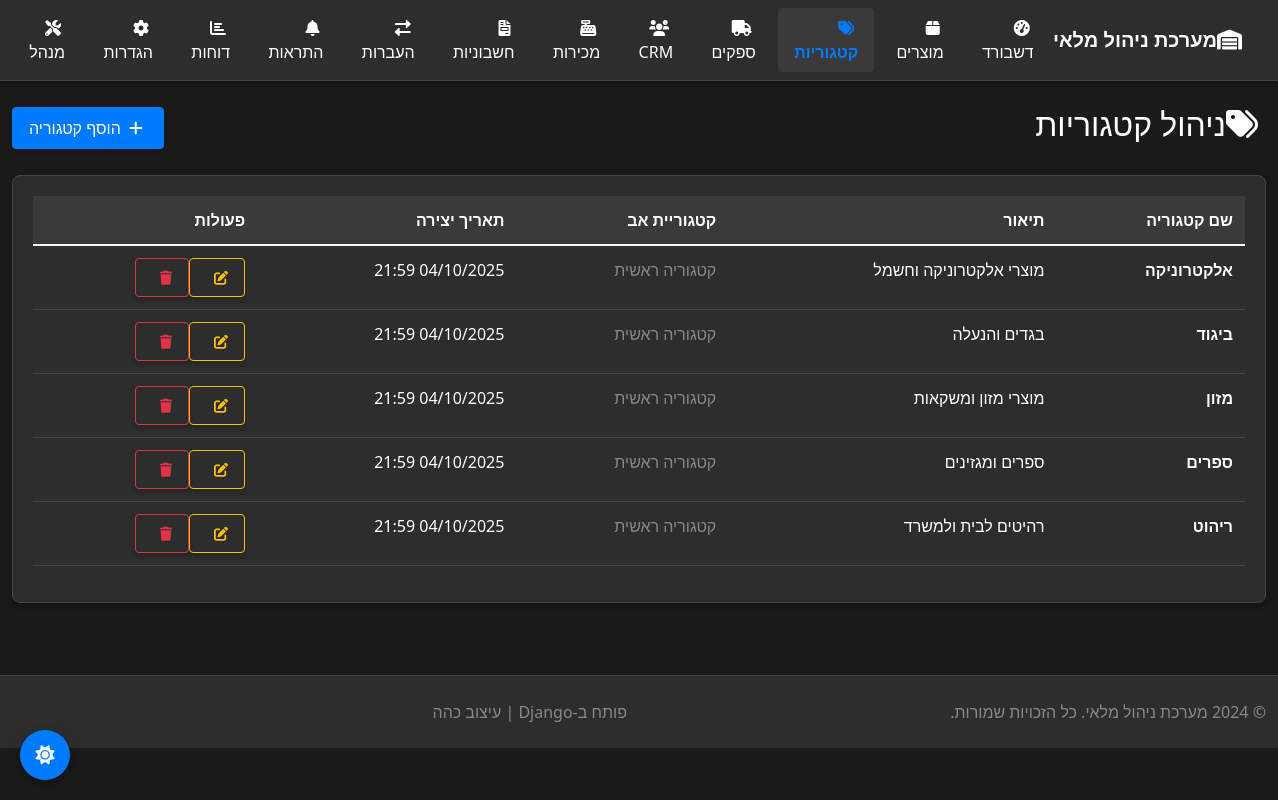
/inventory/categories/, run on the app's committed database.
### inventory/models.py (models this page shows, shortened)
class Category(models.Model):
    name = models.CharField(max_length=100, unique=True)
    description = models.TextField(blank=True)
    parent = models.ForeignKey('self', on_delete=models.CASCADE, null=True, blank=True)
    created_at = models.DateTimeField(auto_now_add=True)
    class Meta:
        verbose_name_plural = "Categories"
        ordering = ['name']

### inventory/views.py (the view)
# urls.py: path('categories/', views.category_list, name='category_list'),
def category_list(request):
    categories = Category.objects.all()
    return render(request, 'inventory/category_list.html', {'categories': categories})

### inventory/templates/inventory/category_list.html (shortened to what this page needs)
{% extends 'inventory/base.html' %}
{% load static %}
{% block content %}
        <div class="row">
            <div class="col-12">
                <div class="d-flex justify-content-between align-items-center mb-4">
                    <h2><i class="fas fa-tags me-2"></i>ניהול קטגוריות</h2>
                    <a href="{% url 'add_category' %}" class="btn btn-primary">
                        <i class="fas fa-plus me-1"></i>הוסף קטגוריה
                    </a>
                </div>
                <div class="card">
                    <div class="card-body">
                        {% if categories %}
                            <div class="table-responsive">
                                <table class="table table-hover">
                                    <thead>
                                        <tr>
                                            <th>שם קטגוריה</th>
                                            <th>תיאור</th>
                                            <th>קטגוריית אב</th>
                                            <th>תאריך יצירה</th>
                                            <th>פעולות</th>
                                        </tr>
                                    </thead>
                                    <tbody>
                                        {% for category in categories %}
                                        <tr>
                                            <td>
                                                <strong>{{ category.name }}</strong>
                                            </td>
                                            <td>{{ category.description|default:"ללא תיאור" }}</td>
                                            <td>
                                                {% if category.parent %}
                                                    <span class="badge bg-secondary">{{ category.parent.name }}</span>
                                                {% else %}
                                                    <span class="text-muted">קטגוריה ראשית</span>
                                                {% endif %}
                                            </td>
                                            <td>{{ category.created_at|date:"d/m/Y H:i" }}</td>
                                            <td>
                                                <div class="btn-group btn-group-sm">
                                                    <a href="{% url 'edit_category' category.pk %}" class="btn btn-outline-warning" title="ערוך">
                                                        <i class="fas fa-edit"></i>
                                                    </a>
                                                    <a href="{% url 'delete_category' category.pk %}" class="btn btn-outline-danger" title="מחק">
                                                        <i class="fas fa-trash"></i>
                                                    </a>
                                                </div>
                                            </td>
                                        </tr>
                                        {% endfor %}
                                    </tbody>
                                </table>
                            </div>
                        {% else %}
                            <div class="alert alert-info text-center">
                                <i class="fas fa-info-circle me-2"></i>
                                לא נמצאו קטגוריות
                            </div>
                        {% endif %}
                    </div>
                </div>
            </div>
        </div>
{% endblock %}

### inventory/static/inventory/css/dark-theme.css (style rules this page uses)
:root { --bg-primary: #1a1a1a; --bg-secondary: #2d2d2d; --bg-tertiary: #3a3a3a; --text-primary: #ffffff; --text-secondary: #b0b0b0; --text-muted: #888888; --border-color: #444444; --accent-color: #007bff; --accent-hover: #0056b3; --success-color: #28a745; --warning-color: #ffc107; --danger-color: #dc3545; --info-color: #17a2b8; }
body { background-color: var(--bg-primary) !important; color: var(--text-primary) !important; font-family: 'Segoe UI', Tahoma, Geneva, Verdana, sans-serif; }
.card { background-color: var(--bg-secondary) !important; border: 1px solid var(--border-color) !important; color: var(--text-primary) !important; box-shadow: 0 4px 6px rgba(0,0,0,0.3) !important; border-radius: 8px !important; margin-bottom: 1.5rem !important; }
.card-body { padding: 1.25rem !important; }
.table { color: var(--text-primary) !important; border-color: var(--border-color) !important; }
.table thead th { background-color: var(--bg-tertiary) !important; color: var(--text-primary) !important; border-color: var(--border-color) !important; font-weight: 600 !important; padding: 0.75rem !important; }
.table tbody td { padding: 0.75rem !important; border-color: var(--border-color) !important; }
.table-hover tbody tr { transition: background-color 0.2s ease !important; }
.btn { font-weight: 500 !important; border-radius: 4px !important; padding: 0.5rem 1rem !important; transition: all 0.3s ease !important; box-shadow: 0 2px 4px rgba(0,0,0,0.2) !important; border-width: 1px !important; }
.btn i { margin-left: 0.5rem !important; }
.btn-primary { background-color: var(--accent-color) !important; border-color: var(--accent-color) !important; color: #ffffff !important; }
.btn-outline-danger { background-color: transparent !important; color: var(--danger-color) !important; border-color: var(--danger-color) !important; }
.btn-outline-warning { background-color: transparent !important; color: var(--warning-color) !important; border-color: var(--warning-color) !important; }
a { color: var(--accent-color) !important; }
.text-muted { color: var(--text-muted) !important; }
[dir="rtl"] .table { text-align: right; }

### inventory/templates/inventory/base.html (style rules this page uses)
html, body { background-color: #1a1a1a !important; color: #ffffff !important; }
.table-responsive { max-height: 400px; }
.card { box-shadow: 0 4px 6px rgba(0,0,0,0.3); }
.btn { box-shadow: 0 2px 4px rgba(0,0,0,0.2); }

### data on the page
Category: name "אלקטרוניקה", description "מוצרי אלקטרוניקה וחשמל", shows "קטגוריה ראשית", created_at "04/10/2025 21:59"
Category: name "ביגוד", description "בגדים והנעלה", shows "קטגוריה ראשית", created_at "04/10/2025 21:59"
Category: name "מזון", description "מוצרי מזון ומשקאות", shows "קטגוריה ראשית", created_at "04/10/2025 21:59"
Category: name "ספרים", description "ספרים ומגזינים", shows "קטגוריה ראשית", created_at "04/10/2025 21:59"
Category: name "ריהוט", description "רהיטים לבית ולמשרד", shows "קטגוריה ראשית", created_at "04/10/2025 21:59"
